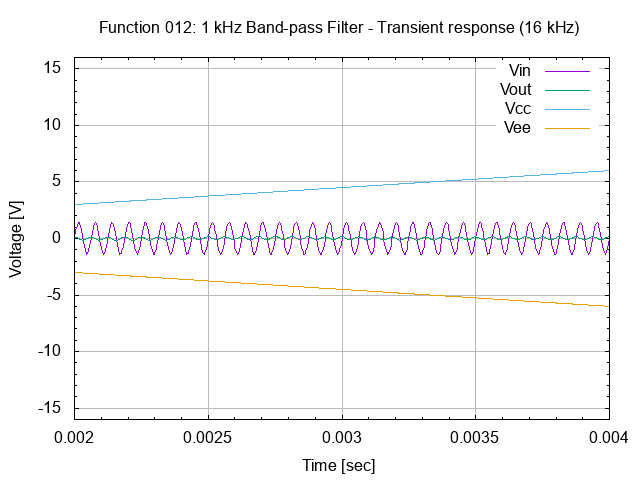

Reproduce this figure in gnuplot.
# set terminal
set term png

# set graph
set output "26.012.00.01.02.04.png"
set title "Function 012: 1 kHz Band-pass Filter - Transient response (16 kHz)"

# setup Y-axis
set yrange [-16:16]
set grid ytics lt 1 lw 1 lc rgb "#bbbbbb"
set mytics
set ylabel "Voltage [V]"

# setup X-axis
set grid xtics lt 1 lw 1 lc rgb "#bbbbbb"
set mxtics
set xrange [0.002:0.004]
set xlabel "Time [sec]"

# setup plot style
set style data lines
plot '26.012.00.01.02.dat' using 1:2 title "Vin", \
     '26.012.00.01.02.dat' using 1:3 title "Vout", \
     '26.012.00.01.02.dat' using 1:4 title "Vcc", \
     '26.012.00.01.02.dat' using 1:5 title "Vee"

# set output back to default
set output

# reset terminal type
set terminal pop
